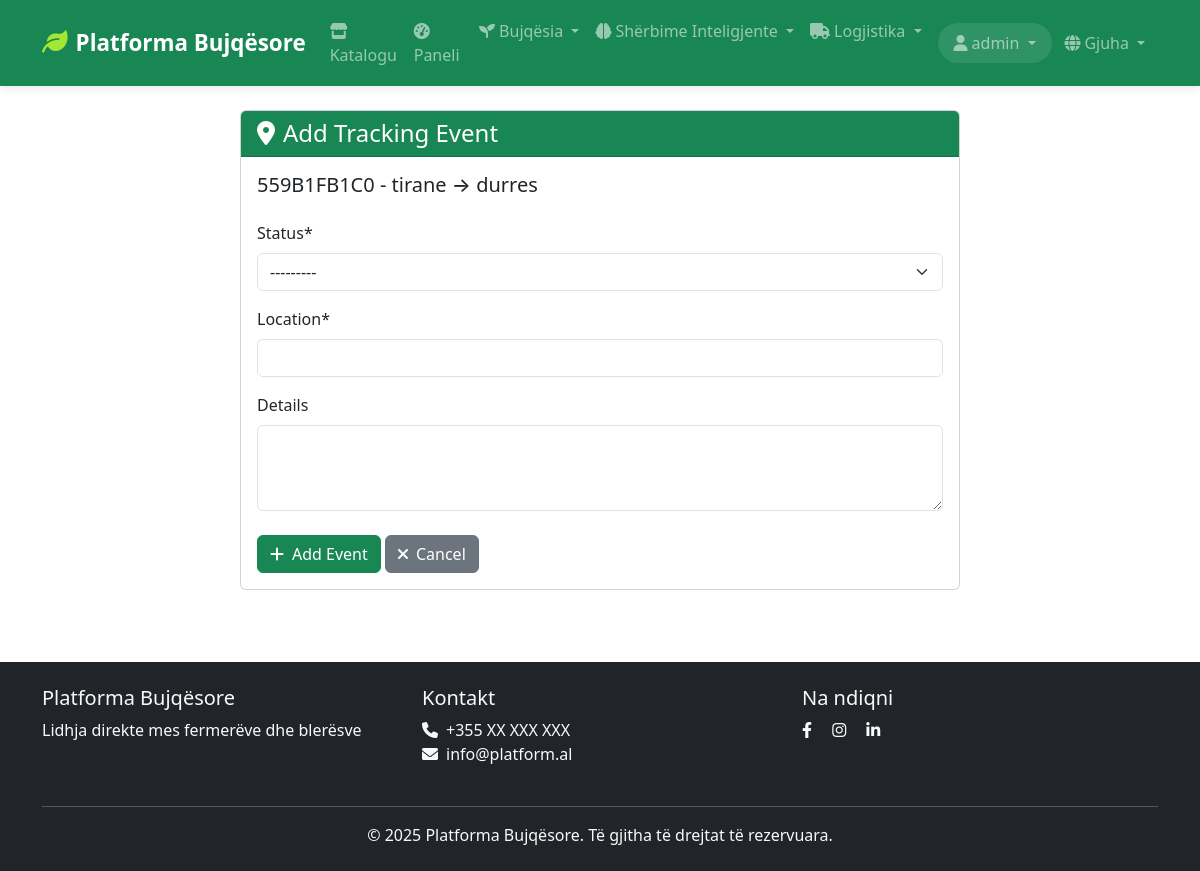
Page /sq/logistics/shipments/1/add-tracking/ (signed in) on the committed database.
### logistics/models.py (models this page shows, shortened)
class Shipment(models.Model):
    STATUS_CHOICES = [
        ('pending', _('Pending')),
        ('picking_up', _('Picking Up')),
        ('picked_up', _('Picked Up')),
        ('in_transit', _('In Transit')),
        ('at_warehouse', _('At Warehouse')),
        ('out_for_delivery', _('Out for Delivery')),
        ('delivered', _('Delivered')),
        ('delayed', _('Delayed')),
        ('cancelled', _('Cancelled')),
    ]
    PRIORITY_CHOICES = [
        ('low', _('Low')),
        ('medium', _('Medium')),
        ('high', _('High')),
        ('urgent', _('Urgent')),
    ]
    shipment_id = models.AutoField(primary_key=True)
    tracking_number = models.CharField(max_length=50, unique=True, default=generate_tracking_number, verbose_name=_('Tracking Number'))
    company = models.ForeignKey(TransportCompany, on_delete=models.PROTECT, related_name='shipments', verbose_name=_('Transport Company'))
    driver = models.ForeignKey(Driver, on_delete=models.SET_NULL, null=True, blank=True, related_name='shipments')
    vehicle = models.ForeignKey(Vehicle, on_delete=models.SET_NULL, null=True, blank=True, related_name='shipments')
    origin_warehouse = models.ForeignKey(Warehouse, on_delete=models.SET_NULL, null=True, blank=True, related_name='outbound_shipments')
    destination_warehouse = models.ForeignKey(Warehouse, on_delete=models.SET_NULL, null=True, blank=True, related_name='inbound_shipments')
    origin = models.CharField(max_length=100, verbose_name=_('Origin'))
    origin_en = models.CharField(max_length=100, verbose_name=_('Origin'), null=True, blank=True)
    origin_sq = models.CharField(max_length=100, verbose_name=_('Origin'), null=True, blank=True)
    destination = models.CharField(max_length=100, verbose_name=_('Destination'))
    destination_en = models.CharField(max_length=100, verbose_name=_('Destination'), null=True, blank=True)
    destination_sq = models.CharField(max_length=100, verbose_name=_('Destination'), null=True, blank=True)
    sender_name = models.CharField(max_length=100, verbose_name=_('Sender Name'))
    sender_name_en = models.CharField(max_length=100, verbose_name=_('Sender Name'), null=True, blank=True)
    sender_name_sq = models.CharField(max_length=100, verbose_name=_('Sender Name'), null=True, blank=True)
    sender_phone = models.CharField(max_length=20, verbose_name=_('Sender Phone'))
    receiver_name = models.CharField(max_length=100, verbose_name=_('Receiver Name'))
    receiver_name_en = models.CharField(max_length=100, verbose_name=_('Receiver Name'), null=True, blank=True)
    receiver_name_sq = models.CharField(max_length=100, verbose_name=_('Receiver Name'), null=True, blank=True)
    receiver_phone = models.CharField(max_length=20, verbose_name=_('Receiver Phone'))
    status = models.CharField(max_length=20, choices=STATUS_CHOICES, default='pending', verbose_name=_('Status'))
    priority = models.CharField(max_length=10, choices=PRIORITY_CHOICES, default='medium', verbose_name=_('Priority'))
    departure_date = models.DateTimeField(default=timezone.now, verbose_name=_('Departure Date'))
    estimated_arrival = models.DateTimeField(default=default_estimated_arrival, verbose_name=_('Estimated Arrival'))
    actual_arrival = models.DateTimeField(null=True, blank=True, verbose_name=_('Actual Arrival'))
    weight = models.FloatField(default=0, validators=[MinValueValidator(0)], verbose_name=_('Weight (kg)'))
    volume = models.FloatField(default=0, validators=[MinValueValidator(0)], verbose_name=_('Volume (m³)'))
    package_count = models.IntegerField(default=1, validators=[MinValueValidator(1)], verbose_name=_('Package Count'))
    cost = models.DecimalField(max_digits=10, decimal_places=2, default=Decimal('0.00'), verbose_name=_('Cost'))
    insurance_value = models.DecimalField(max_digits=10, decimal_places=2, default=Decimal('0.00'), verbose_name=_('Insurance Value'))
    special_instructions = models.TextField(blank=True, null=True, verbose_name=_('Special Instructions'))
    special_instructions_en = models.TextField(blank=True, null=True, verbose_name=_('Special Instructions'))
    special_instructions_sq = models.TextField(blank=True, null=True, verbose_name=_('Special Instructions'))
    current_location = models.CharField(max_length=100, blank=True, null=True, verbose_name=_('Current Location'))
    class Meta:
        verbose_name = _('Shipment')
        verbose_name_plural = _('Shipments')

### logistics/views.py (the view)
# urls.py: path('shipments/<int:pk>/add-tracking/', views.add_tracking_event, name='add_tracking_event'),
def add_tracking_event(request, pk):
    if not (request.user.is_staff or hasattr(request.user, 'driver_profile')):
        messages.error(request, _("You don't have permission to add tracking events"))
        return redirect('logistics:shipment_detail', pk=pk)
    shipment = get_object_or_404(Shipment, pk=pk)
    if request.method == 'POST':
        form = TrackingEventForm(request.POST)
        if form.is_valid():
            tracking_event = form.save(commit=False)
            tracking_event.shipment = shipment
            tracking_event.recorded_by = request.user
            tracking_event.save()
            shipment.update_status(
                tracking_event.status,
                tracking_event.location,
                tracking_event.details
            )
            messages.success(request, _("Tracking event was added successfully"))
            return redirect('logistics:shipment_detail', pk=pk)
    else:
        form = TrackingEventForm()
    return render(request, 'logistics/tracking_event_form.html', {
        'form': form,
        'shipment': shipment
    })

### logistics/forms.py (shortened to what this page needs)
class TrackingEventForm(forms.ModelForm):
    class Meta:
        model = TrackingEvent
        fields = ['status', 'location', 'details']
        widgets = {
            'details': forms.Textarea(attrs={'rows': 3}),
        }

### core/context_processors.py (called while the page is built)
def site_context(request):
    context = {
        'site_name': 'Platforma Bujqësore',
        'site_description': 'Platforma moderne për fermerët dhe blerësit',
        'current_site': Site.objects.get_current() if hasattr(Site, 'objects') else None,
    }
    if hasattr(request, 'user') and request.user.is_authenticated:
        try:
            from marketplace.models import Cart
            cart = Cart.objects.filter(user=request.user).first()
            context['cart_item_count'] = cart.item_count if cart else 0
        except:
            context['cart_item_count'] = 0
    else:
        context['cart_item_count'] = 0
    return context

### marketplace/models.py (called while the page is built)
    @property
    def item_count(self):
        return self.items.count()

### templates/logistics/tracking_event_form.html (shortened to what this page needs)
{% extends 'base.html' %}
{% load i18n %}
{% load crispy_forms_tags %}
{% block content %}
<div class="container">
    <div class="row">
        <div class="col-md-8 offset-md-2">
            <div class="card">
                <div class="card-header bg-success text-white">
                    <h4 class="mb-0">
                        <i class="fas fa-location-dot me-2"></i>{% trans "Add Tracking Event" %}
                    </h4>
                </div>
                <div class="card-body">
                    <h5 class="card-title mb-4">{{ shipment.tracking_number }} - {{ shipment.origin }} → {{ shipment.destination }}</h5>
                    <form method="post">
                        {{ form|crispy }}
                        <div class="mt-4">
                            <button type="submit" class="btn btn-success">
                                <i class="fas fa-plus me-2"></i>{% trans "Add Event" %}
                            </button>
                            <a href="{% url 'logistics:shipment_detail' pk=shipment.pk %}" class="btn btn-secondary">
                                <i class="fas fa-times me-2"></i>{% trans "Cancel" %}
                            </a>
                        </div>
                    </form>
                </div>
            </div>
        </div>
    </div>
</div>
{% endblock %}

### templates/base.html (shortened to what this page needs)
<!DOCTYPE html>
<html lang="sq">
<head>
    {% load i18n %}
    <link href="https://cdn.jsdelivr.net/npm/bootstrap@5.3.0/dist/css/bootstrap.min.css" rel="stylesheet">
    <link href="https://cdnjs.cloudflare.com/ajax/libs/font-awesome/6.0.0/css/all.min.css" rel="stylesheet">
    {% load static %}
    <link href="{% static 'css/style.css' %}" rel="stylesheet">
</head>
<body>
    <nav class="navbar navbar-expand-lg navbar-dark bg-success">
        <div class="container">
            <a class="navbar-brand" href="{% url 'home' %}">
                <i class="fas fa-leaf me-2"></i>{% trans "Platforma Bujqësore" %}
            </a>
            <div class="collapse navbar-collapse" id="navbarNav">
                <ul class="navbar-nav me-auto">
                    <li class="nav-item">
                        <a class="nav-link" href="{% url 'product:list' %}">
                            <i class="fas fa-store me-1"></i>{% trans "Katalogu" %}
                        </a>
                    </li>
                    {% if user.is_authenticated %}
                        {% if user.farmer_profile %}
                            <li class="nav-item">
                                <a class="nav-link" href="{% url 'farmer:dashboard' %}">
                                    <i class="fas fa-tachometer-alt me-1"></i>{% trans "Paneli" %}
                                </a>
                            </li>
                            <li class="nav-item dropdown">
                                <a class="nav-link dropdown-toggle" href="#" id="farmerDropdown" role="button" data-bs-toggle="dropdown">
                                    <i class="fas fa-seedling me-1"></i>{% trans "Bujqësia" %}
                                </a>
                            </li>
                            <li class="nav-item dropdown">
                                <a class="nav-link dropdown-toggle" href="#" id="smartServicesDropdown" role="button" data-bs-toggle="dropdown">
                                    <i class="fas fa-brain me-1"></i>{% trans "Shërbime Inteligjente" %}
                                </a>
                            </li>
                        {% endif %}
                        <li class="nav-item dropdown">
                            <a class="nav-link dropdown-toggle" href="#" id="logisticsDropdown" role="button" data-bs-toggle="dropdown">
                                <i class="fas fa-truck me-1"></i>{% trans "Logjistika" %}
                            </a>
                        </li>
                    {% endif %}
                </ul>
                <ul class="navbar-nav">
                    {% if user.is_authenticated %}
                        <li class="nav-item dropdown">
                            <a class="nav-link dropdown-toggle" href="#" id="userDropdown" role="button" data-bs-toggle="dropdown">
                                <i class="fas fa-user me-1"></i>{{ user.get_full_name|default:user.username }}
                            </a>
                        </li>
                        <li class="nav-item dropdown">
                            <a class="nav-link dropdown-toggle" href="#" id="languageDropdown" role="button" data-bs-toggle="dropdown">
                                <i class="fas fa-globe me-1"></i>{% trans "Gjuha" %}
                            </a>
                        </li>
                    {% endif %}
                </ul>
            </div>
        </div>
    </nav>
    <main class="container py-4">
        {% block content %}
        {% endblock %}
    </main>
    <footer class="bg-dark text-light py-4 mt-5">
        <div class="container">
            <div class="row">
                <div class="col-md-4">
                    <h5>{% trans "Platforma Bujqësore" %}</h5>
                    <p>{% trans "Lidhja direkte mes fermerëve dhe blerësve" %}</p>
                </div>
                <div class="col-md-4">
                    <h5>{% trans "Kontakt" %}</h5>
                    <ul class="list-unstyled">
                        <li><i class="fas fa-phone me-2"></i>+355 XX XXX XXX</li>
                        <li><i class="fas fa-envelope me-2"></i>info@platform.al</li>
                    </ul>
                </div>
                <div class="col-md-4">
                    <h5>{% trans "Na ndiqni" %}</h5>
                    <div class="social-links">
                        <a href="#" class="text-light me-3"><i class="fab fa-facebook-f"></i></a>
                        <a href="#" class="text-light me-3"><i class="fab fa-instagram"></i></a>
                        <a href="#" class="text-light"><i class="fab fa-linkedin-in"></i></a>
                    </div>
                </div>
            </div>
            <hr class="mt-4">
            <div class="text-center">
                <p class="mb-0">&copy; {% now "Y" %} {% trans "Platforma Bujqësore" %}. {% trans "Të gjitha të drejtat të rezervuara." %}</p>
            </div>
        </div>
    </footer>
</body>
</html>

### static/css/style.css (style rules this page uses)
:root { --primary-color: #198754; --secondary-color: #6c757d; --light-bg: #f8f9fa; }
body { min-height: 100vh; display: flex; flex-direction: column; }
main { flex: 1; }
.navbar-brand i { color: #a3e635; }
footer { background-color: #343a40; }
.social-links a { transition: color 0.2s; }
.navbar { box-shadow: 0 2px 10px rgba(0,0,0,0.1); transition: all 0.3s ease; }
.navbar-brand { font-weight: 600; font-size: 1.4rem; }
.navbar-brand i { color: #a3e635; font-size: 1.6rem; }
.navbar-nav .nav-link { position: relative; transition: all 0.3s ease; font-weight: 500; padding: 0.7rem 1rem; }
.navbar-nav .nav-link i { transition: all 0.3s ease; }
#userDropdown { background: rgba(255,255,255,0.1); border-radius: 25px; padding: 0.5rem 1rem; margin-left: 0.5rem; }
#languageDropdown { border-radius: 20px; padding: 0.5rem 0.8rem; }
html { scroll-behavior: smooth; }

### rows in the picture
Shipment: tracking_number "559B1FB1C0", origin "tirane", destination "durres"

### other values in the picture
{{ user.get_full_name|default:user.username }} "admin"
